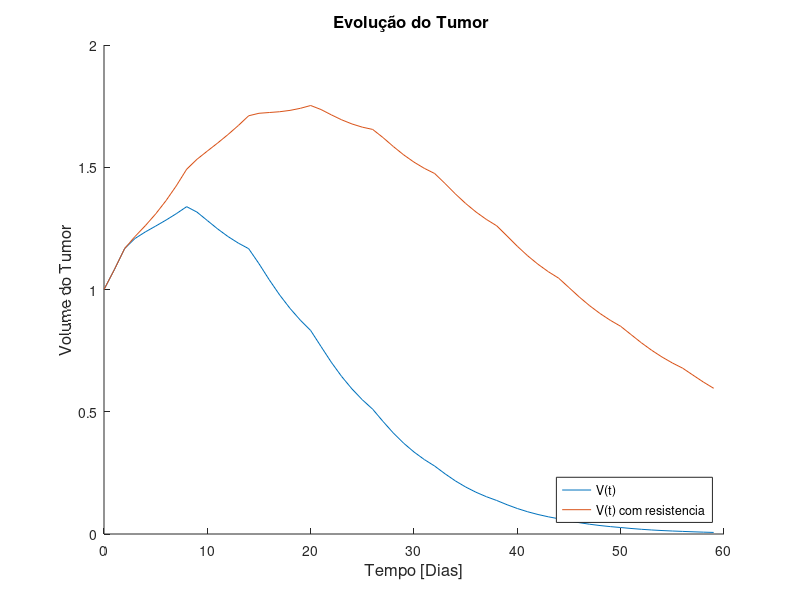
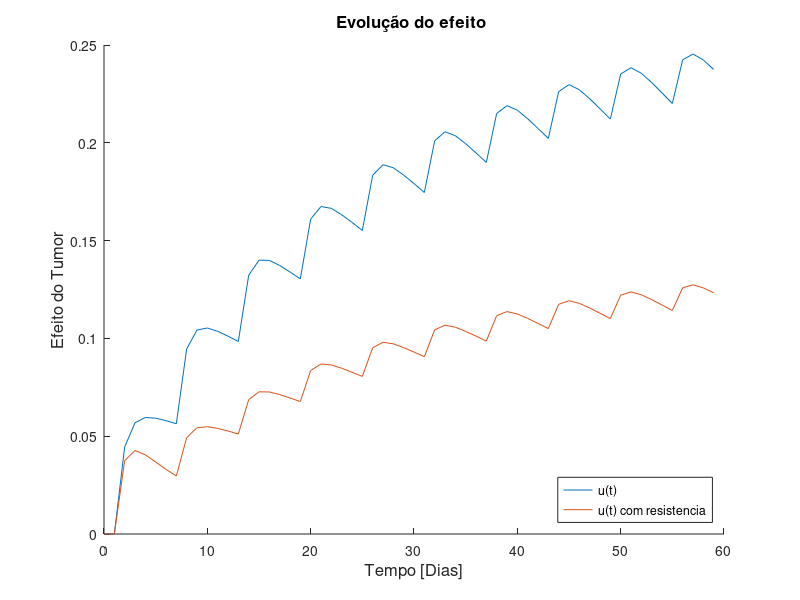

Recreate these plots in MATLAB, in order.
%{
/*-----------------------------------------------------------------------------------------------------+
| p6.m                   | Simulation of a PharmoKinetic and PharmoDynamic model for cancer treatment  |
|                        | with growing tumor dynamic model.                                           |
|                        |                                                                             |
+------------------------------------------------------------------------------------------------------+
| Authors: Inês Cardoso Paiva nº99961, João Barreiros C. Rodrigues nº99968                             |
|          LEEC-IST                                                                                    |
| Date: 12 December 2022                                                                               |
+-----------------------------------------------------------------------------------------------------*/
%}


1;

function p6test(spac,days)

% PK and PD models on time domain
	%Constants
        a=3;
		k12 = 0.3*3600;
		k21 = 0.2455*3600;
		k10 = 0.0643*3600;
		v1 = 3110;
		v2 = 3110;
		delta = 1000;
		h=1;
		c50 = 7.1903;
	% Vectors
		n=days; %Maximum doses taken is a dose a day
		x=a * ones(n,1);
		d=upsample(x,spac);
		c = zeros(n*spac,1);
		c1 = zeros(n*spac,1);
		c2 = zeros(n*spac,1);
		t = zeros(n*spac,1);
		u = zeros(n*spac,1);
        u1 = zeros(n*spac,1);

        % Tumor growth dynamic
	%Vectors and variables
        V = zeros(n*spac,1);
        V1 = zeros(n*spac,1);
	% Constants
		a = 0.09;
		Kt = 10;
		b = 1;
		V(1) = 1; % Initial tumor size
        V1(1) = 1;
        c_control=0.8;
        R=0;
        R_fixo=0;



	%matrixes
		m=[-(k12+k10)/v1 , k21/v1 ; k12/v2 , -k21/v2];
		s=[1/v1 ; 0];

	% Euler's aproximation method for diferential functions
    		for k = 1:(n*spac-1)
        		t(k+1) = k*h;
        		c = m * [c1(k); c2(k)] + s * delta * d(k);
        		c1(k+1) = c1(k) + h * c(1);
        		c2(k+1) = c2(k) + h * c(2);
                if (c2(k)<=c_control && (c2(k)~=0))
                    R=R_fixo+0.4*(c_control-c2(k));
                    R_fixo=R;
                end
                u(k) = c2(k) / (c50 + c2(k));
                u1(k) = c2(k) / (c50 + c2(k))*(1/(1+R));
                V(k+1) = V(k)+h*(a*V(k)*(1-(V(k)/Kt))-b*u(k)*V(k));
                V1(k+1) = V1(k)+h*(a*V1(k)*(1-(V1(k)/Kt))-b*u1(k)*V1(k));
            end
             u(n*spac) = c2(n*spac) / (c50 + c2(n*spac));
             u1(n*spac) = c2(n*spac) / (c50 + c2(n*spac))*(1/(1+R));



   	% plot
		figure(1);
			hold on
				plot(t,V,t,V1);
				xlabel('Tempo [Dias]','FontSize',12)
				ylabel('Volume do Tumor','FontSize',12)
				title('Evolução do Tumor ','FontSize',12)
				legend('V(t)','V(t) com resistencia','Location','Southeast');

			hold off

            figure(2);
			hold on
				plot(t,u,t,u1);
				xlabel('Tempo [Dias]','FontSize',12)
				ylabel('Efeito do Tumor','FontSize',12)
				title('Evolução do efeito ','FontSize',12)
				legend('u(t)','u(t) com resistencia','Location','Southeast');

			hold off
	end

p6test(6,10);
